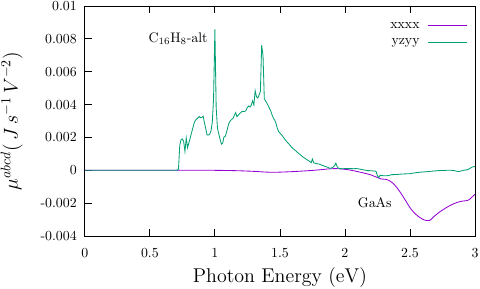

This figure's gnuplot source:
set terminal mp color dashed latex 11

set xlabel "{\\Large Photon Energy (eV)}"
set ytics nomirror
set ytics 
# set yrange [0:4.05]
set xrange [0:3]
# set yrange [-0.022:0.1]

set key at graph 1, 0.95
# unset key

set label "C$_{16}$H$_{8}$-alt" at 0.49,  0.008
set label "GaAs"                at 2.1, -0.002

# Noormalization factor:
d=5.564770162  # lenght of alt structure in z 
g=65/d         # (z total distance)/d


# set ylabel "\\Large $\\mu^{abcd}(10^{-3}\\,J\\,s^{-1}\\,V^{-2})$" 
set ylabel "\\Large $\\mu^{abcd}(\\,J\\,s^{-1}\\,V^{-2})$" 


set output "gaas-alt-muHighest.mp"
p "gaas-mu_res_bms/mu.kk_xxxx_xxxy_xxxz_xxyx_xxyy_xxyz_xxzx_xxzy_xxzz_256_15-spin_scissor_0_Nc_24"                        u 1:2      w l lw 1.1 t "xxxx" ,\
  "../alt/alt-vac_res-0_20_ev/mu.kk_yzxx_yzxy_yzxz_yzyx_yzyy_yzyz_yzzx_yzzy_yzzz_452_50-spin_scissor_0_Nc_22-65z-0-20-ev" u 1:($6*g) w l lw 1.1 t "yzyy" ,\
